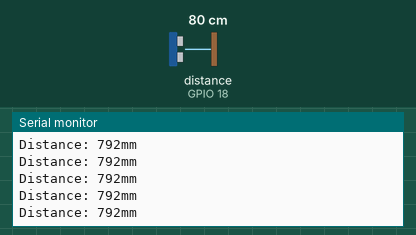
Recording of a sketch running on a simulated ESP32. On the bench: the last lines printed to the serial monitor. Wiring (inferred from the names in the program): ultrasonic range finder: trigger GPIO 19; echo GPIO 18. Inputs (shaded band) come from the test bench; at power-on: distance to the obstacle (sensor on GPIO 18) 80 cm. The echo pulse lasts 58.3 µs per cm.

Above: at 1.2 s.
1.3 s: distance to the obstacle (sensor on GPIO 18) set to 2 cm
At 1.37 s:
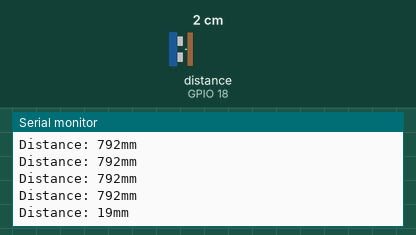
2.8 s: distance to the obstacle (sensor on GPIO 18) set to 4 cm
At 2.88 s:
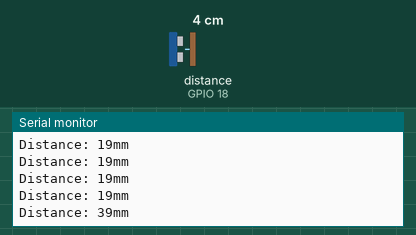
Timing chart, 0 to 5.8 s (numbered marks = the images above; inputs shaded):
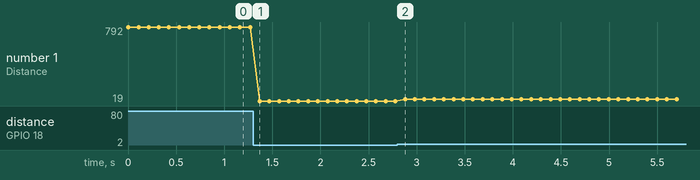

Measured:
- after the input at 1.3 s, the serial monitor: prints a new line after 0.07 s (image 1)
- after the input at 2.8 s, the serial monitor: prints a new line after 0.08 s (image 2)
- plotted number 1: 792 → 19 after the input at 1.3 s, 19 → 39 after the input at 2.8 s

The sketch:

UltraSonic_Basic.ino
```cpp
const int ECHO = 18;
const int TRIG = 19;

void setup() {
  Serial.begin(115200);

  pinMode(ECHO, INPUT);
  pinMode(TRIG, OUTPUT);
}

void loop() {
  long duration, distance;
  digitalWrite(TRIG, HIGH);
  delayMicroseconds(10);
  digitalWrite(TRIG, LOW);

  duration = pulseIn(ECHO, HIGH);
  distance = ((float)(340 * duration) / 1000)/2;

  Serial.print("Distance: ");
  Serial.print(distance);
  Serial.println("mm");
  delay(100);
}
```
